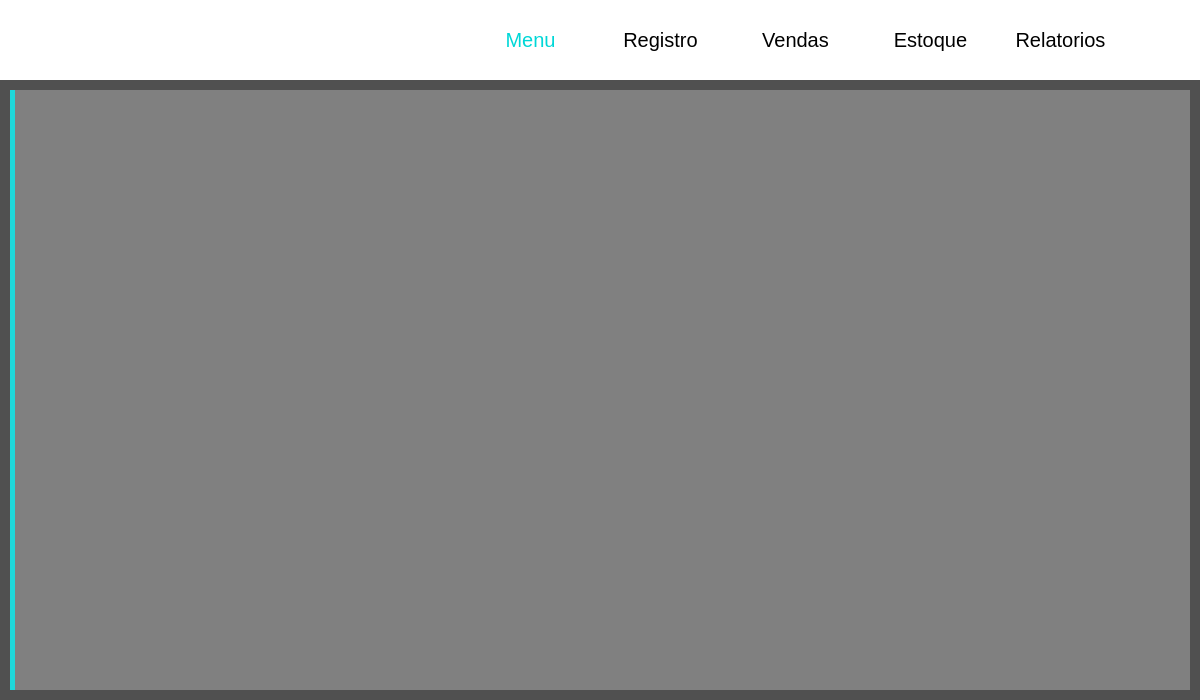
<?xml version="1.0" encoding="UTF-8"?>
<ui version="4.0">
 <class>MenuPrincipal</class>
 <widget class="QDialog" name="MenuPrincipal">
  <property name="geometry">
   <rect>
    <x>0</x>
    <y>0</y>
    <width>1200</width>
    <height>700</height>
   </rect>
  </property>
  <property name="windowTitle">
   <string>Dialog</string>
  </property>
  <widget class="QLabel" name="line_blue">
   <property name="enabled">
    <bool>true</bool>
   </property>
   <property name="geometry">
    <rect>
     <x>10</x>
     <y>90</y>
     <width>5</width>
     <height>600</height>
    </rect>
   </property>
   <property name="styleSheet">
    <string notr="true">background-color: qlineargradient(spread:pad, x1:0, y1:0, x2:1, y2:1, stop:0 rgba(31, 216, 218, 255));</string>
   </property>
   <property name="text">
    <string/>
   </property>
  </widget>
  <widget class="QLabel" name="grid_white">
   <property name="enabled">
    <bool>true</bool>
   </property>
   <property name="geometry">
    <rect>
     <x>10</x>
     <y>90</y>
     <width>1180</width>
     <height>600</height>
    </rect>
   </property>
   <property name="styleSheet">
    <string notr="true">background-color: qlineargradient(spread:pad, x1:0, y1:0, x2:1, y2:1, stop:0 rgba(255, 255, 255, 70));</string>
   </property>
   <property name="text">
    <string/>
   </property>
  </widget>
  <widget class="QLabel" name="background">
   <property name="geometry">
    <rect>
     <x>-240</x>
     <y>-140</y>
     <width>1600</width>
     <height>950</height>
    </rect>
   </property>
   <property name="text">
    <string/>
   </property>
   <property name="pixmap">
    <pixmap>../../images/d6cd4e57ce4e931e6cb2d30a8cf9e860.jpg</pixmap>
   </property>
   <property name="scaledContents">
    <bool>true</bool>
   </property>
   <property name="wordWrap">
    <bool>false</bool>
   </property>
  </widget>
  <widget class="QLabel" name="backgorundWide">
   <property name="enabled">
    <bool>true</bool>
   </property>
   <property name="geometry">
    <rect>
     <x>0</x>
     <y>0</y>
     <width>1200</width>
     <height>700</height>
    </rect>
   </property>
   <property name="styleSheet">
    <string notr="true">background-color: qlineargradient(spread:pad, x1:0, y1:0, x2:1, y2:1, stop:1 rgba(0, 0, 0, 170));</string>
   </property>
   <property name="text">
    <string/>
   </property>
  </widget>
  <widget class="QLabel" name="grid_white_2">
   <property name="enabled">
    <bool>true</bool>
   </property>
   <property name="geometry">
    <rect>
     <x>0</x>
     <y>0</y>
     <width>1200</width>
     <height>80</height>
    </rect>
   </property>
   <property name="styleSheet">
    <string notr="true">background-color: qlineargradient(spread:pad, x1:0, y1:0, x2:1, y2:1, stop:0 rgba(255, 255, 255, 255));</string>
   </property>
   <property name="text">
    <string/>
   </property>
  </widget>
  <widget class="QLabel" name="grid_white_3">
   <property name="enabled">
    <bool>true</bool>
   </property>
   <property name="geometry">
    <rect>
     <x>10</x>
     <y>10</y>
     <width>351</width>
     <height>60</height>
    </rect>
   </property>
   <property name="styleSheet">
    <string notr="true">background-color: qlineargradient(spread:pad, x1:0, y1:0, x2:1, y2:1, stop:0 rgba(255, 255, 255, 255));</string>
   </property>
   <property name="text">
    <string/>
   </property>
   <property name="pixmap">
    <pixmap>../../images/logo (cópia).png</pixmap>
   </property>
  </widget>
  <widget class="QPushButton" name="btn_menu">
   <property name="geometry">
    <rect>
     <x>500</x>
     <y>25</y>
     <width>61</width>
     <height>30</height>
    </rect>
   </property>
   <property name="font">
    <font>
     <pointsize>15</pointsize>
    </font>
   </property>
   <property name="cursor">
    <cursorShape>PointingHandCursor</cursorShape>
   </property>
   <property name="styleSheet">
    <string notr="true">#btn_menu{
	background-color: qlineargradient(spread:pad, x1:0, y1:0, x2:1, y2:1, stop:0 rgba(255, 255, 255, 255));
	color: qlineargradient(spread:pad, x1:0, y1:0, x2:1, y2:1, stop:0 rgba(0, 215, 215, 255));
	border: 0px;
}
#btn_menu:pressed{
	color: qlineargradient(spread:pad, x1:0, y1:0, x2:1, y2:1, stop:0 rgba(0, 215, 215, 255));
}
</string>
   </property>
   <property name="text">
    <string>Menu</string>
   </property>
   <property name="autoDefault">
    <bool>false</bool>
   </property>
  </widget>
  <widget class="QPushButton" name="btn_registro">
   <property name="geometry">
    <rect>
     <x>620</x>
     <y>25</y>
     <width>81</width>
     <height>30</height>
    </rect>
   </property>
   <property name="font">
    <font>
     <pointsize>15</pointsize>
    </font>
   </property>
   <property name="cursor">
    <cursorShape>PointingHandCursor</cursorShape>
   </property>
   <property name="styleSheet">
    <string notr="true">#btn_registro{
	background-color: qlineargradient(spread:pad, x1:0, y1:0, x2:1, y2:1, stop:0 rgba(255, 255, 255, 255));
	color: black;
	border: 0px;
}
#btn_registro:pressed{;
		color: qlineargradient(spread:pad, x1:0, y1:0, x2:1, y2:1, stop:0 rgba(0, 215, 215, 255));
}
</string>
   </property>
   <property name="text">
    <string>Registro</string>
   </property>
   <property name="autoDefault">
    <bool>false</bool>
   </property>
  </widget>
  <widget class="QPushButton" name="btn_vendas">
   <property name="geometry">
    <rect>
     <x>760</x>
     <y>25</y>
     <width>71</width>
     <height>30</height>
    </rect>
   </property>
   <property name="font">
    <font>
     <pointsize>15</pointsize>
    </font>
   </property>
   <property name="cursor">
    <cursorShape>PointingHandCursor</cursorShape>
   </property>
   <property name="styleSheet">
    <string notr="true">#btn_vendas{
	background-color: qlineargradient(spread:pad, x1:0, y1:0, x2:1, y2:1, stop:0 rgba(255, 255, 255, 255));
	
	color: black;
	border: 0px;
}
#btn_vendas:pressed{
	color: qlineargradient(spread:pad, x1:0, y1:0, x2:1, y2:1, stop:0 rgba(0, 215, 215, 255));
	
}
</string>
   </property>
   <property name="text">
    <string>Vendas</string>
   </property>
   <property name="autoDefault">
    <bool>false</bool>
   </property>
  </widget>
  <widget class="QPushButton" name="btn_estoque">
   <property name="geometry">
    <rect>
     <x>890</x>
     <y>25</y>
     <width>81</width>
     <height>30</height>
    </rect>
   </property>
   <property name="font">
    <font>
     <pointsize>15</pointsize>
    </font>
   </property>
   <property name="cursor">
    <cursorShape>PointingHandCursor</cursorShape>
   </property>
   <property name="styleSheet">
    <string notr="true">#btn_estoque{
	background-color: qlineargradient(spread:pad, x1:0, y1:0, x2:1, y2:1, stop:0 rgba(255, 255, 255, 255));
	
	color: black;
	border: 0px;
}
#btn_estoque:pressed{
	color: qlineargradient(spread:pad, x1:0, y1:0, x2:1, y2:1, stop:0 rgba(0, 215, 215, 255));
	
}
</string>
   </property>
   <property name="text">
    <string>Estoque</string>
   </property>
   <property name="autoDefault">
    <bool>false</bool>
   </property>
  </widget>
  <widget class="QPushButton" name="btn_relatorios">
   <property name="geometry">
    <rect>
     <x>1010</x>
     <y>25</y>
     <width>101</width>
     <height>30</height>
    </rect>
   </property>
   <property name="font">
    <font>
     <pointsize>15</pointsize>
    </font>
   </property>
   <property name="cursor">
    <cursorShape>PointingHandCursor</cursorShape>
   </property>
   <property name="styleSheet">
    <string notr="true">#btn_relatorios{
	background-color: qlineargradient(spread:pad, x1:0, y1:0, x2:1, y2:1, stop:0 rgba(255, 255, 255, 255));
	
	color: black;
	border: 0px;
}
#btn_relatorios:pressed{
	color: qlineargradient(spread:pad, x1:0, y1:0, x2:1, y2:1, stop:0 rgba(0, 215, 215, 255));
	
}
</string>
   </property>
   <property name="text">
    <string>Relatorios</string>
   </property>
   <property name="autoDefault">
    <bool>false</bool>
   </property>
  </widget>
  <zorder>background</zorder>
  <zorder>backgorundWide</zorder>
  <zorder>grid_white</zorder>
  <zorder>grid_white_2</zorder>
  <zorder>grid_white_3</zorder>
  <zorder>btn_menu</zorder>
  <zorder>btn_registro</zorder>
  <zorder>btn_vendas</zorder>
  <zorder>btn_estoque</zorder>
  <zorder>btn_relatorios</zorder>
  <zorder>line_blue</zorder>
 </widget>
 <resources/>
 <connections/>
</ui>
